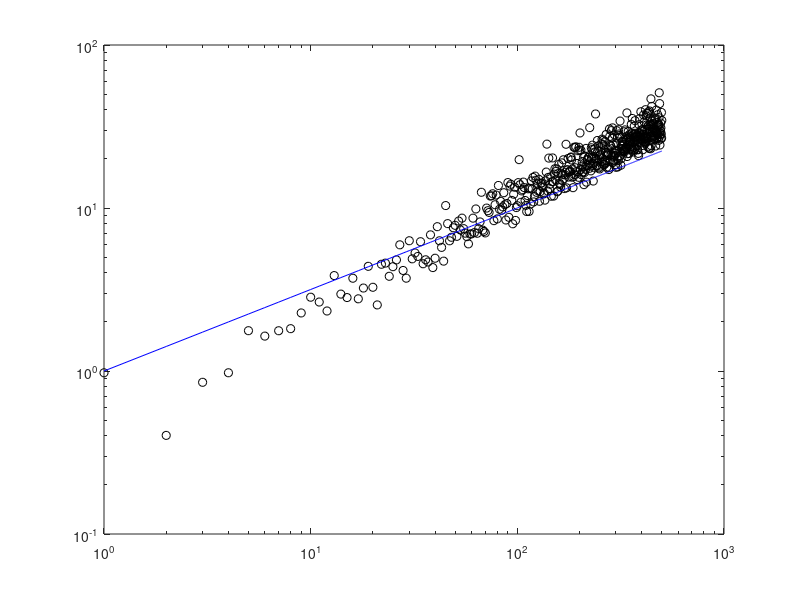

Recreate this plot in MATLAB.
% Reproduce Figure 22.1 of Trefethen & Bau
%
% For Normal distribution, 1/2 law
% For uniform distribution, 2/3 law
N = 500;
rho = zeros(N,1);

for n = 1:N
    %A = randn(n);
    A = -1 + 2*rand(n);
    [L,U] = lu(A);
    %rho(n) = max(abs(U(:)))/max(abs(A(:)));
    rho(n) = max(abs(U(:)));%/max(abs(A(:)));
end
%y = (1:N).^(2/3);
y = (1:N).^(1/2);
loglog(1:N,rho,'ok',1:N,y,'-b')
